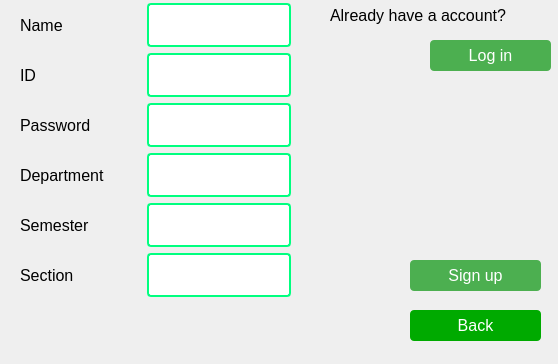
<?xml version="1.0" encoding="UTF-8"?>
<ui version="4.0">
 <class>adduser</class>
 <widget class="QDialog" name="adduser">
  <property name="geometry">
   <rect>
    <x>0</x>
    <y>0</y>
    <width>558</width>
    <height>364</height>
   </rect>
  </property>
  <property name="windowTitle">
   <string>Dialog</string>
  </property>
  <widget class="QWidget" name="layoutWidget">
   <property name="geometry">
    <rect>
     <x>20</x>
     <y>150</y>
     <width>271</width>
     <height>51</height>
    </rect>
   </property>
   <layout class="QHBoxLayout" name="horizontalLayout_4">
    <item>
     <widget class="QLabel" name="label_4">
      <property name="styleSheet">
       <string notr="true">#label_4{
    text-align: center;
    text-decoration: none;
    font-size: 16px;

} 
</string>
      </property>
      <property name="text">
       <string>Department</string>
      </property>
     </widget>
    </item>
    <item>
     <spacer name="horizontalSpacer_4">
      <property name="orientation">
       <enum>Qt::Horizontal</enum>
      </property>
      <property name="sizeHint" stdset="0">
       <size>
        <width>40</width>
        <height>20</height>
       </size>
      </property>
     </spacer>
    </item>
    <item>
     <widget class="QLineEdit" name="lineEdit_4">
      <property name="styleSheet">
       <string notr="true">#lineEdit_4 {
    width: 100%;
    padding: 12px 20px;
    margin: 2px 0;
    box-sizing: border-box;
    border: 2px solid rgb(0, 255, 127);
    border-radius: 4px;

} 
#lineEdit_4:focus {
    background-color: lightblue;
}</string>
      </property>
     </widget>
    </item>
   </layout>
  </widget>
  <widget class="QWidget" name="layoutWidget_2">
   <property name="geometry">
    <rect>
     <x>20</x>
     <y>200</y>
     <width>271</width>
     <height>51</height>
    </rect>
   </property>
   <layout class="QHBoxLayout" name="horizontalLayout_5">
    <item>
     <widget class="QLabel" name="label_5">
      <property name="styleSheet">
       <string notr="true">#label_5{
    text-align: center;
    text-decoration: none;
    font-size: 16px;

} 
</string>
      </property>
      <property name="text">
       <string>Semester</string>
      </property>
     </widget>
    </item>
    <item>
     <spacer name="horizontalSpacer_5">
      <property name="orientation">
       <enum>Qt::Horizontal</enum>
      </property>
      <property name="sizeHint" stdset="0">
       <size>
        <width>40</width>
        <height>20</height>
       </size>
      </property>
     </spacer>
    </item>
    <item>
     <widget class="QLineEdit" name="lineEdit_5">
      <property name="styleSheet">
       <string notr="true">#lineEdit_5{
    width: 100%;
    padding: 12px 20px;
    margin: 2px 0;
    box-sizing: border-box;
    border: 2px solid rgb(0, 255, 127);
    border-radius: 4px;

} 
#lineEdit_5:focus {
    background-color: lightblue;
}</string>
      </property>
     </widget>
    </item>
   </layout>
  </widget>
  <widget class="QWidget" name="layoutWidget_3">
   <property name="geometry">
    <rect>
     <x>20</x>
     <y>250</y>
     <width>271</width>
     <height>51</height>
    </rect>
   </property>
   <layout class="QHBoxLayout" name="horizontalLayout_6">
    <item>
     <widget class="QLabel" name="label_6">
      <property name="styleSheet">
       <string notr="true">#label_6{
    text-align: center;
    text-decoration: none;
    font-size: 16px;

} 
</string>
      </property>
      <property name="text">
       <string>Section</string>
      </property>
     </widget>
    </item>
    <item>
     <spacer name="horizontalSpacer_6">
      <property name="orientation">
       <enum>Qt::Horizontal</enum>
      </property>
      <property name="sizeHint" stdset="0">
       <size>
        <width>40</width>
        <height>20</height>
       </size>
      </property>
     </spacer>
    </item>
    <item>
     <widget class="QLineEdit" name="lineEdit_6">
      <property name="styleSheet">
       <string notr="true">#lineEdit_6{
    width: 100%;
    padding: 12px 20px;
    margin: 2px 0;
    box-sizing: border-box;
    border: 2px solid rgb(0, 255, 127);
    border-radius: 4px;

} 
#lineEdit_6:focus {
    background-color: lightblue;
}</string>
      </property>
     </widget>
    </item>
   </layout>
  </widget>
  <widget class="QPushButton" name="pushButton_back">
   <property name="geometry">
    <rect>
     <x>410</x>
     <y>310</y>
     <width>131</width>
     <height>31</height>
    </rect>
   </property>
   <property name="cursor">
    <cursorShape>PointingHandCursor</cursorShape>
   </property>
   <property name="styleSheet">
    <string notr="true">#pushButton_back {
    background-color:rgb(0, 170, 0);
    border: none;
    color: white;
    padding: 7px 32px;
    text-align: center;
    text-decoration: none;
    display: inline-block;
    font-size: 16px;
border-radius: 4px;
} 
#pushButton_back :hover{
 background-color:rgb(34, 255, 0);
}</string>
   </property>
   <property name="text">
    <string>Back</string>
   </property>
  </widget>
  <widget class="QPushButton" name="pushButton_sign_up">
   <property name="geometry">
    <rect>
     <x>410</x>
     <y>260</y>
     <width>131</width>
     <height>31</height>
    </rect>
   </property>
   <property name="cursor">
    <cursorShape>PointingHandCursor</cursorShape>
   </property>
   <property name="styleSheet">
    <string notr="true">#pushButton_sign_up {
    background-color: #4CAF50; /* Green */
    border: none;
    color: white;
    padding: 5px 32px;
    text-align: center;
    text-decoration: none;
    display: inline-block;
    font-size: 16px;
border-radius: 4px;
} 
#pushButton_sign_up:hover {
 background-color: rgb(0, 255, 0);
}</string>
   </property>
   <property name="text">
    <string>Sign up</string>
   </property>
  </widget>
  <widget class="QPushButton" name="pushButton_login">
   <property name="geometry">
    <rect>
     <x>430</x>
     <y>40</y>
     <width>121</width>
     <height>31</height>
    </rect>
   </property>
   <property name="cursor">
    <cursorShape>PointingHandCursor</cursorShape>
   </property>
   <property name="styleSheet">
    <string notr="true">#pushButton_login {
    background-color: #4CAF50; /* Green */
    border: none;
    color: white;
    padding: 5px 32px;
    text-align: center;
    text-decoration: none;
    display: inline-block;
    font-size: 16px;
border-radius: 4px;
} 
#pushButton_login:hover {
 background-color: rgb(0, 255, 0);
}</string>
   </property>
   <property name="text">
    <string>Log in</string>
   </property>
  </widget>
  <widget class="QWidget" name="layoutWidget">
   <property name="geometry">
    <rect>
     <x>20</x>
     <y>0</y>
     <width>271</width>
     <height>51</height>
    </rect>
   </property>
   <layout class="QHBoxLayout" name="horizontalLayout">
    <item>
     <widget class="QLabel" name="label">
      <property name="styleSheet">
       <string notr="true">#label{
    text-align: center;
    text-decoration: none;
    font-size: 16px;

} 
</string>
      </property>
      <property name="text">
       <string>Name</string>
      </property>
     </widget>
    </item>
    <item>
     <spacer name="horizontalSpacer_2">
      <property name="orientation">
       <enum>Qt::Horizontal</enum>
      </property>
      <property name="sizeHint" stdset="0">
       <size>
        <width>40</width>
        <height>20</height>
       </size>
      </property>
     </spacer>
    </item>
    <item>
     <widget class="QLineEdit" name="lineEdit">
      <property name="styleSheet">
       <string notr="true">#lineEdit {
    width: 100%;
    padding: 12px 20px;
    margin: 2px 0;
    box-sizing: border-box;
    border: 2px solid rgb(0, 255, 127);
    border-radius: 4px;

} 
#lineEdit:focus {
    background-color: lightblue;
}</string>
      </property>
     </widget>
    </item>
   </layout>
  </widget>
  <widget class="QWidget" name="layoutWidget">
   <property name="geometry">
    <rect>
     <x>20</x>
     <y>50</y>
     <width>271</width>
     <height>51</height>
    </rect>
   </property>
   <layout class="QHBoxLayout" name="horizontalLayout_2">
    <item>
     <widget class="QLabel" name="label_2">
      <property name="styleSheet">
       <string notr="true">#label_2{
    text-align: center;
    text-decoration: none;
    font-size: 16px;

} 
</string>
      </property>
      <property name="text">
       <string>ID</string>
      </property>
     </widget>
    </item>
    <item>
     <spacer name="horizontalSpacer">
      <property name="orientation">
       <enum>Qt::Horizontal</enum>
      </property>
      <property name="sizeHint" stdset="0">
       <size>
        <width>40</width>
        <height>20</height>
       </size>
      </property>
     </spacer>
    </item>
    <item>
     <widget class="QLineEdit" name="lineEdit_2">
      <property name="styleSheet">
       <string notr="true">#lineEdit_2 {
    width: 100%;
    padding: 12px 20px;
    margin: 2px 0;
    box-sizing: border-box;
    border: 2px solid rgb(0, 255, 127);
    border-radius: 4px;

} 
#lineEdit_2:focus {
    background-color: lightblue;
}</string>
      </property>
     </widget>
    </item>
   </layout>
  </widget>
  <widget class="QWidget" name="layoutWidget">
   <property name="geometry">
    <rect>
     <x>20</x>
     <y>100</y>
     <width>271</width>
     <height>51</height>
    </rect>
   </property>
   <layout class="QHBoxLayout" name="horizontalLayout_3">
    <item>
     <widget class="QLabel" name="label_3">
      <property name="styleSheet">
       <string notr="true">#label_3
{
    text-align: center;
    text-decoration: none;
    font-size: 16px;

} 
</string>
      </property>
      <property name="text">
       <string>Password</string>
      </property>
     </widget>
    </item>
    <item>
     <spacer name="horizontalSpacer_3">
      <property name="orientation">
       <enum>Qt::Horizontal</enum>
      </property>
      <property name="sizeHint" stdset="0">
       <size>
        <width>40</width>
        <height>20</height>
       </size>
      </property>
     </spacer>
    </item>
    <item>
     <widget class="QLineEdit" name="lineEdit_3">
      <property name="styleSheet">
       <string notr="true">#lineEdit_3 {
    width: 100%;
    padding: 12px 20px;
    margin: 2px 0;
    box-sizing: border-box;
    border: 2px solid rgb(0, 255, 127);
    border-radius: 4px;

} 
#lineEdit_3:focus {
    background-color: lightblue;
}</string>
      </property>
     </widget>
    </item>
   </layout>
  </widget>
  <widget class="QLabel" name="label_7">
   <property name="geometry">
    <rect>
     <x>330</x>
     <y>0</y>
     <width>191</width>
     <height>31</height>
    </rect>
   </property>
   <property name="styleSheet">
    <string notr="true">#label_7{
    text-align: center;
    text-decoration: none;
    font-size: 16px;

} 
</string>
   </property>
   <property name="text">
    <string>Already have a account?</string>
   </property>
  </widget>
  <widget class="QLabel" name="label_8">
   <property name="geometry">
    <rect>
     <x>390</x>
     <y>120</y>
     <width>71</width>
     <height>31</height>
    </rect>
   </property>
   <property name="text">
    <string/>
   </property>
  </widget>
 </widget>
 <resources/>
 <connections/>
</ui>
